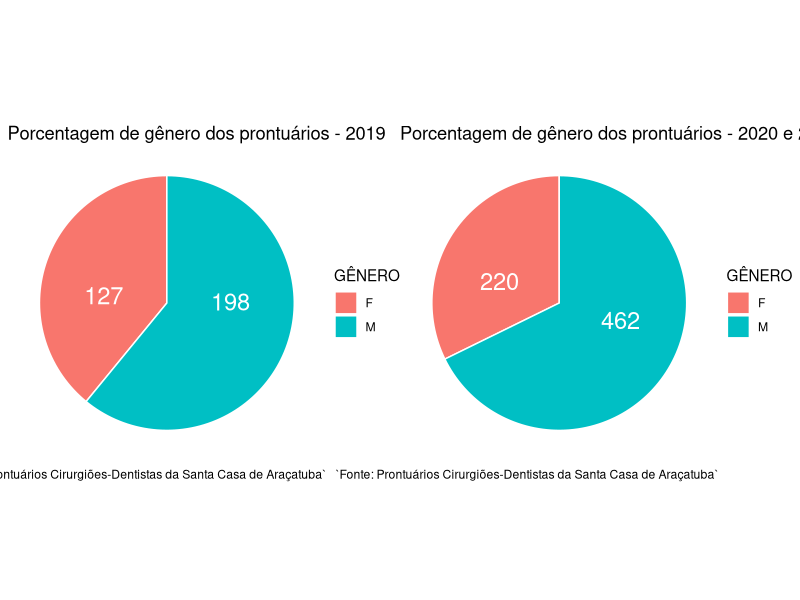
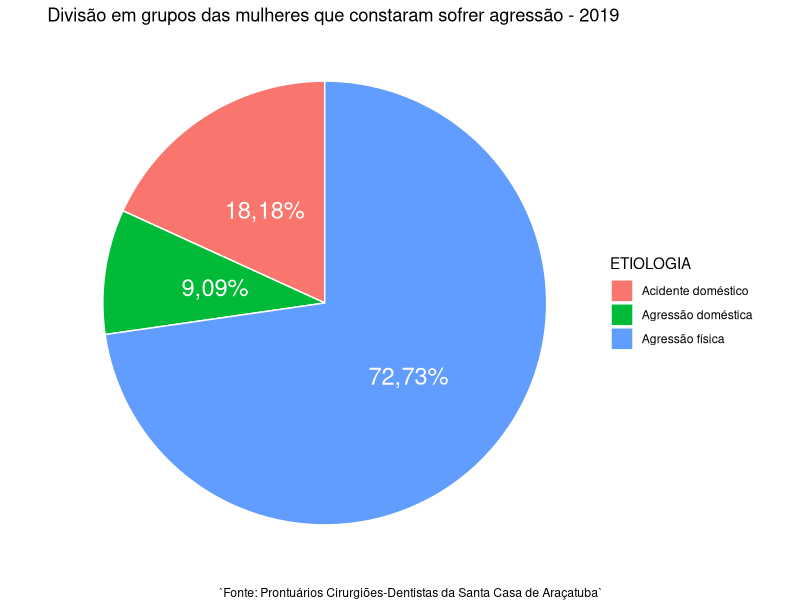
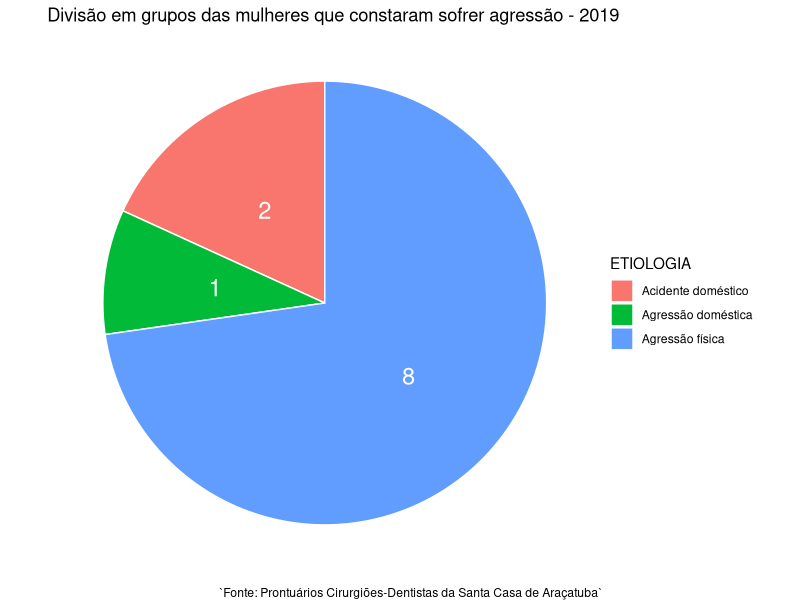
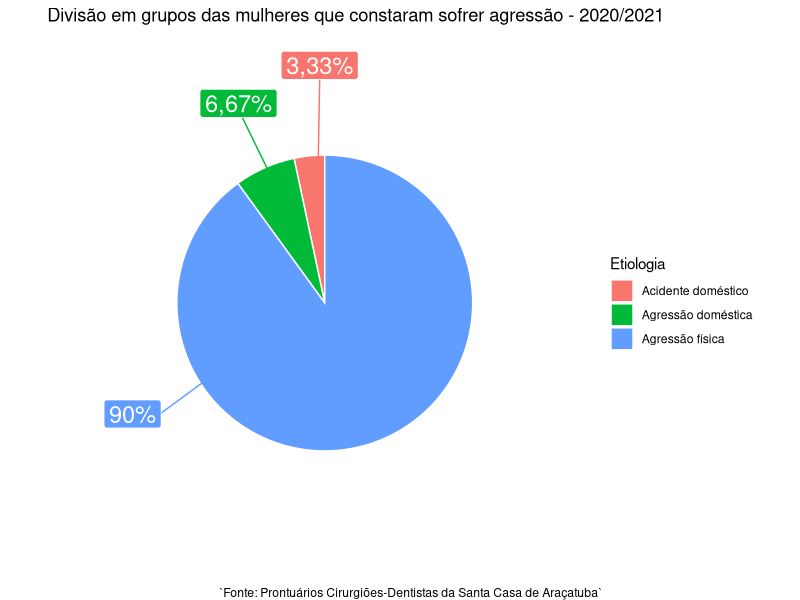
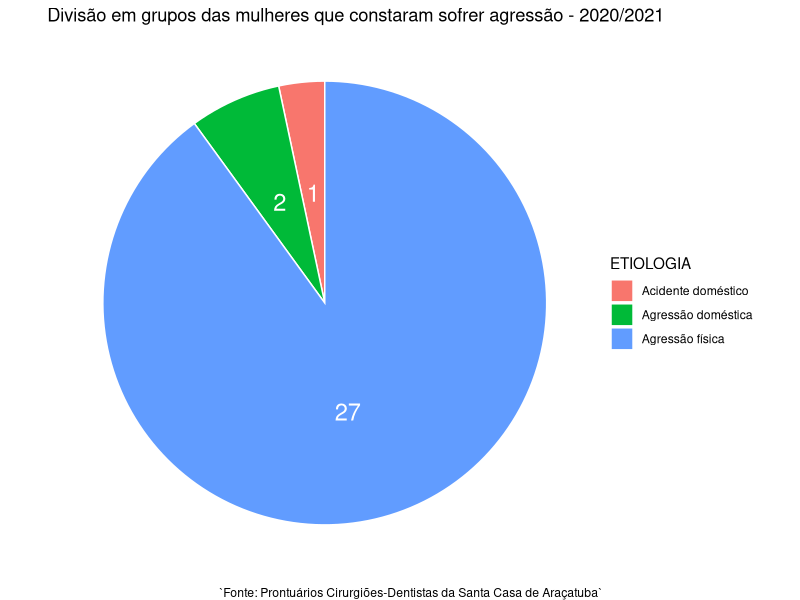
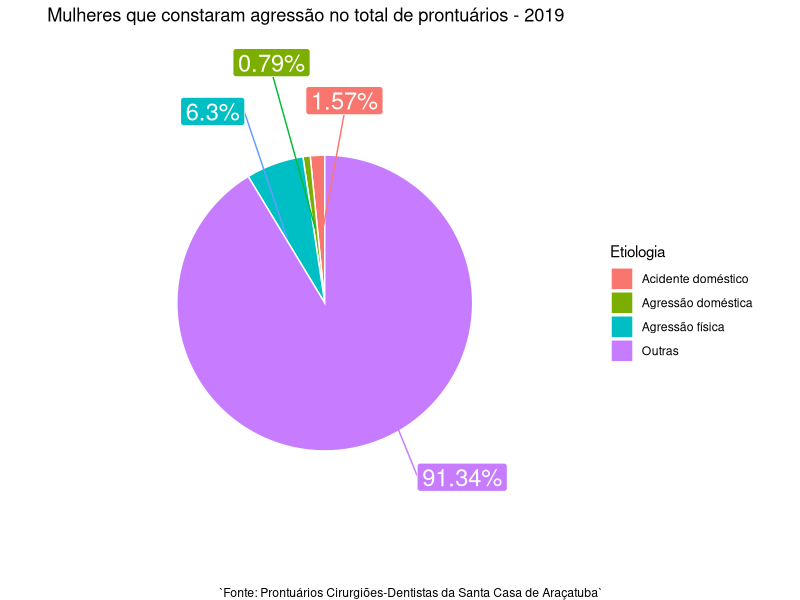
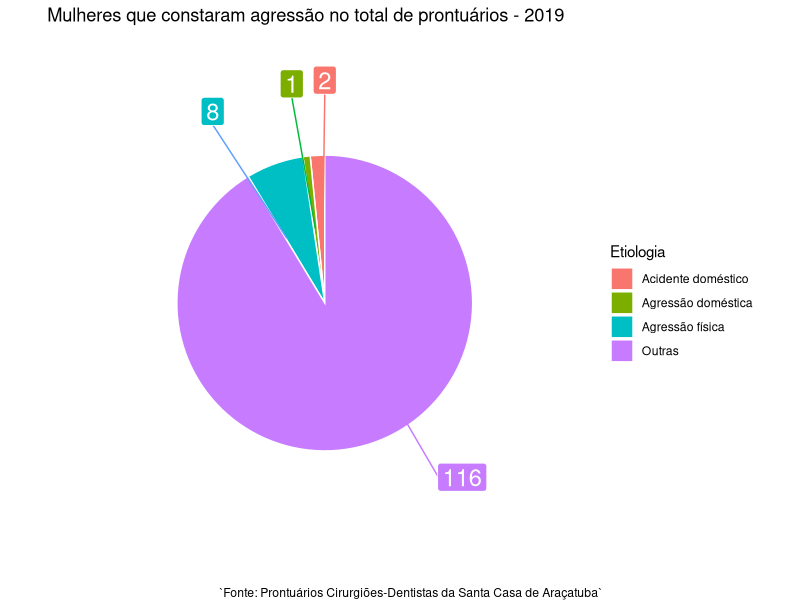
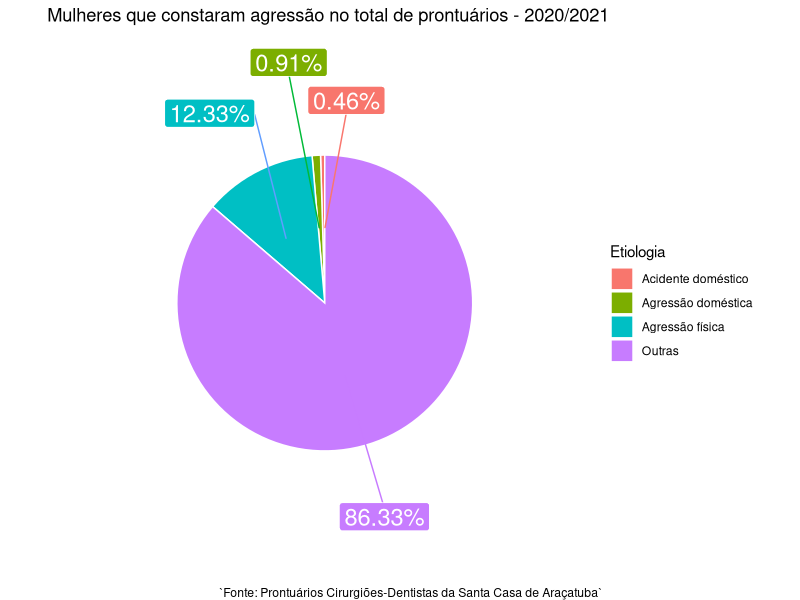

Recreate these plots in R, in order. (Note: this script raises an error after producing the figures.)
library(patchwork)
library(magrittr)
library(ggplot2)

# LENDO OS DADOS -----------------------------------------
## Rscript formatacao.R
dados <- readr::read_csv('dados.csv')
dplyr::glimpse(dados)


# FUNÇÕES -------------------------------------------------
mode <- function(x) {
  ux <- unique(x)
  ux[which.max(tabulate(match(x, ux)))]
}


# ANÁLISE ------------------------------------------------------

## porcentagem de prontuários por sexo
dados %>% 
  dplyr::filter(!is.na(GÊNERO), DATA == 2019) %>% 
  dplyr::group_by(GÊNERO) %>%
  dplyr::summarise(quantidade =  dplyr::n()) %>% 
  dplyr::mutate(pct = (quantidade / purrr::reduce(quantidade, `+`)) * 100) %>%
  dplyr::mutate(pctg = glue::glue("{round(pct, 2)}%") %>% stringr::str_replace("[.]", ",")) %>% 
  ggplot(aes(x="", y = quantidade, fill = GÊNERO)) +
  geom_bar(stat="identity", width=1, color = "white") +
  coord_polar("y", start=0) +
  theme_void() +
  geom_text(aes(y = c(250, 80), label = quantidade), color = "white", size = 6) +
  labs(
    title = "Porcentagem de gênero dos prontuários - 2019",
    caption = "`Fonte: Prontuários Cirurgiões-Dentistas da Santa Casa de Araçatuba`") +

dados %>% 
  dplyr::filter(!is.na(GÊNERO), DATA != 2019) %>% 
  dplyr::group_by(GÊNERO) %>%
  dplyr::summarise(quantidade =  dplyr::n()) %>% 
  dplyr::mutate(pct = (quantidade / purrr::reduce(quantidade, `+`)) * 100) %>%
  dplyr::mutate(pctg = glue::glue("{round(pct, 2)}%") %>% stringr::str_replace("[.]", ",")) %>% 
  ggplot(aes(x="", y = quantidade, fill = GÊNERO)) +
  geom_bar(stat="identity", width=1, color = "white") +
  coord_polar("y", start=0) +
  theme_void() +
  geom_text(aes(y = c(550, 200), label = quantidade), color = "white", size = 6) +
  labs(
    title = "Porcentagem de gênero dos prontuários - 2020 e 2021",
    caption = "`Fonte: Prontuários Cirurgiões-Dentistas da Santa Casa de Araçatuba`")

## Estatísticas básicas sobre as mulheres
dados %>%
  dplyr::filter(GÊNERO == "F") %>%
  dplyr::summarise(MÉDIA = mean(IDADE, na.rm = TRUE),
                   MEDIANA = median(IDADE, na.rm = TRUE),
                   MODA = mode(IDADE),
                   "DESVIO PADRÃO" = sd(IDADE, na.rm = TRUE)) 


## Mulheres que relataram agressão física, acidente doméstico, agressão fisica doméstica
## 2019 - PORCENTAGEM
dados %>% 
  dplyr::filter(GÊNERO == "F", DATA == 2019,
                ETIOLOGIA %in% c("Agressão física", "Agressão doméstica", "Acidente doméstico")) %>% 
  dplyr::group_by(ETIOLOGIA) %>%
  dplyr::summarise(QUANTIDADE = dplyr::n()) %>% 
  dplyr::mutate(pct = (QUANTIDADE / purrr::reduce(QUANTIDADE, `+`)) * 100) %>%
  dplyr::mutate(pctg = glue::glue("{round(pct, 2)}%") %>% stringr::str_replace("[.]", ",")) %>% 
  ggplot(aes(x="", y = QUANTIDADE, fill = ETIOLOGIA)) +
  geom_bar(stat="identity", width=1, color = "white") +
  coord_polar("y", start=0) +
  theme_void() +
  geom_text(aes(y = c(10, 8.5, 4), label = pctg), color = "white", size = 6) +
  labs(
    title = "Divisão em grupos das mulheres que constaram sofrer agressão - 2019",
    caption = "`Fonte: Prontuários Cirurgiões-Dentistas da Santa Casa de Araçatuba`")
  

## 2019 - QUANTIDADE
dados %>% 
  dplyr::filter(GÊNERO == "F", DATA == 2019,
                ETIOLOGIA %in% c("Agressão física", "Agressão doméstica", "Acidente doméstico")) %>% 
  dplyr::group_by(ETIOLOGIA) %>%
  dplyr::summarise(QUANTIDADE = dplyr::n()) %>% 
  dplyr::mutate(pct = (QUANTIDADE / purrr::reduce(QUANTIDADE, `+`)) * 100) %>%
  dplyr::mutate(pctg = glue::glue("{round(pct, 2)}%") %>% stringr::str_replace("[.]", ",")) %>% 
  ggplot(aes(x="", y = QUANTIDADE, fill = ETIOLOGIA)) +
  geom_bar(stat="identity", width=1, color = "white") +
  coord_polar("y", start=0) +
  theme_void() +
  geom_text(aes(y = c(10, 8.5, 4), label = QUANTIDADE), color = "white", size = 6) +
  labs(
    title = "Divisão em grupos das mulheres que constaram sofrer agressão - 2019",
    caption = "`Fonte: Prontuários Cirurgiões-Dentistas da Santa Casa de Araçatuba`")

## 2020 e 2021 - PORCENTAGEM
dados %>% 
  dplyr::filter(GÊNERO == "F", DATA != 2019,
                ETIOLOGIA %in% c("Agressão física", "Agressão doméstica", "Acidente doméstico")) %>% 
  dplyr::group_by(ETIOLOGIA) %>%
  dplyr::summarise(QUANTIDADE = dplyr::n()) %>% 
  dplyr::mutate(pct = (QUANTIDADE / purrr::reduce(QUANTIDADE, `+`)) * 100) %>%
  dplyr::mutate(pctg = glue::glue("{round(pct, 2)}%") %>% stringr::str_replace("[.]", ",")) %>% 
  ggplot(aes(x="", y = QUANTIDADE, fill = ETIOLOGIA)) +
  geom_bar(stat="identity", width=1, color = "white") +
  coord_polar("y", start = 0) +
  theme_void()  +
  ggrepel::geom_label_repel(aes(y = c(29.5, 28.3, 20), label = pctg),
                            size = 6,
                            nudge_x = 1,
                            show.legend = FALSE,
                            segment.color = c("#F9766E", "#01BA38","#619DFF"),
                            color = "white") +
  guides(fill = guide_legend(title = "Etiologia")) +
  labs(
    title = "Divisão em grupos das mulheres que constaram sofrer agressão - 2020/2021",
    caption = "`Fonte: Prontuários Cirurgiões-Dentistas da Santa Casa de Araçatuba`")

## 2020/2021 - QUANTIDADE
dados %>% 
  dplyr::filter(GÊNERO == "F", DATA != 2019,
                ETIOLOGIA %in% c("Agressão física", "Agressão doméstica", "Acidente doméstico")) %>% 
  dplyr::group_by(ETIOLOGIA) %>%
  dplyr::summarise(QUANTIDADE = dplyr::n()) %>% 
  dplyr::mutate(pct = (QUANTIDADE / purrr::reduce(QUANTIDADE, `+`)) * 100) %>%
  dplyr::mutate(pctg = glue::glue("{round(pct, 2)}%") %>% stringr::str_replace("[.]", ",")) %>% 
  ggplot(aes(x="", y = QUANTIDADE, fill = ETIOLOGIA)) +
  geom_bar(stat="identity", width=1, color = "white") +
  coord_polar("y", start=0) +
  theme_void() +
  geom_text(aes(y = c(29.5, 28, 14),
                label = QUANTIDADE), color = "white", size = 6) +
  labs(
    title = "Divisão em grupos das mulheres que constaram sofrer agressão - 2020/2021",
    caption = "`Fonte: Prontuários Cirurgiões-Dentistas da Santa Casa de Araçatuba`")

## AGRESSÕES PELO TOTAL
## 2019 - PORCENTAGEM
dados %>% 
  dplyr::filter(GÊNERO == "F", DATA == 2019, !is.na(ETIOLOGIA)) %>%
  dplyr::group_by(ETIOLOGIA) %>% 
  dplyr::summarise(N = dplyr::n()) %>%
  dplyr::mutate(TOTAL = sum(N)) %>% 
  dplyr::filter(ETIOLOGIA %in% c("Agressão física", "Agressão doméstica", "Acidente doméstico")) %>% 
  dplyr::mutate(PORCENTAGEM = N / TOTAL * 100) %>%
  dplyr::select(-TOTAL) %>%
  dplyr::add_row(ETIOLOGIA = "Outras", N = 116, PORCENTAGEM = 91.34) %>% 
  dplyr::mutate(STRING_PCT = paste0(round(PORCENTAGEM, 2), "%")) %>% 
  ggplot(aes(x="", y = N, fill = ETIOLOGIA)) +
  geom_bar(stat="identity", width=1, color = "white") +
  coord_polar("y", start = 0) +
  theme_void()  +
  ggrepel::geom_label_repel(aes(y = c(126.5, 124.5, 116.3, 50), label = STRING_PCT),
                            size = 6,
                            nudge_x = 1,
                            show.legend = FALSE,
                            segment.color = c("#F9766E", "#01BA38","#619DFF", "#C77BFF"),
                            color = "white") +
  guides(fill = guide_legend(title = "Etiologia")) +
  labs(
    title = "Mulheres que constaram agressão no total de prontuários - 2019",
    caption = "`Fonte: Prontuários Cirurgiões-Dentistas da Santa Casa de Araçatuba`")

## 2019 - QUANTIDADE
dados %>% 
  dplyr::filter(GÊNERO == "F", DATA == 2019, !is.na(ETIOLOGIA)) %>%
  dplyr::group_by(ETIOLOGIA) %>% 
  dplyr::summarise(N = dplyr::n()) %>%
  dplyr::mutate(TOTAL = sum(N)) %>% 
  dplyr::filter(ETIOLOGIA %in% c("Agressão física", "Agressão doméstica", "Acidente doméstico")) %>% 
  dplyr::mutate(PORCENTAGEM = N / TOTAL * 100) %>%
  dplyr::select(-TOTAL) %>%
  dplyr::add_row(ETIOLOGIA = "Outras", N = 116, PORCENTAGEM = 91.34) %>% 
  dplyr::mutate(STRING_PCT = paste0(round(PORCENTAGEM, 2), "%")) %>% 
  ggplot(aes(x="", y = N, fill = ETIOLOGIA)) +
  geom_bar(stat="identity", width=1, color = "white") +
  coord_polar("y", start = 0) +
  theme_void()  +
  ggrepel::geom_label_repel(aes(y = c(126.5, 124.5, 116.3, 50), label = N),
                            size = 6,
                            nudge_x = 1,
                            show.legend = FALSE,
                            segment.color = c("#F9766E", "#01BA38","#619DFF", "#C77BFF"),
                            color = "white") +
  guides(fill = guide_legend(title = "Etiologia")) +
  labs(
    title = "Mulheres que constaram agressão no total de prontuários - 2019",
    caption = "`Fonte: Prontuários Cirurgiões-Dentistas da Santa Casa de Araçatuba`")

## 2020/2021 - PORCENTAGEM
dados %>% 
  dplyr::filter(GÊNERO == "F", DATA != 2019, !is.na(ETIOLOGIA)) %>%
  dplyr::group_by(ETIOLOGIA) %>% 
  dplyr::summarise(N = dplyr::n()) %>%
  dplyr::mutate(TOTAL = sum(N)) %>% 
  dplyr::filter(ETIOLOGIA %in% c("Agressão física", "Agressão doméstica", "Acidente doméstico")) %>% 
  dplyr::mutate(PORCENTAGEM = N / TOTAL * 100) %>%
  dplyr::select(-TOTAL) %>%
  dplyr::add_row(ETIOLOGIA = "Outras", N = 189, PORCENTAGEM = 86.33) %>% 
  dplyr::mutate(STRING_PCT = paste0(round(PORCENTAGEM, 2), "%")) %>% 
  ggplot(aes(x="", y = N, fill = ETIOLOGIA)) +
  geom_bar(stat="identity", width=1, color = "white") +
  coord_polar("y", start = 0) +
  theme_void()  +
  ggrepel::geom_label_repel(aes(y = c(0, 216.5, 200, 100), label = STRING_PCT),
                            size = 6,
                            nudge_x = 1,
                            show.legend = FALSE,
                            segment.color = c("#F9766E", "#01BA38","#619DFF", "#C77BFF"),
                            color = "white") +
  guides(fill = guide_legend(title = "Etiologia")) +
  labs(
    title = "Mulheres que constaram agressão no total de prontuários - 2020/2021",
    caption = "`Fonte: Prontuários Cirurgiões-Dentistas da Santa Casa de Araçatuba`")


## 2020/2021 - QUANTIDADE
dados %>% 
  dplyr::filter(GÊNERO == "F", DATA != 2019, !is.na(ETIOLOGIA)) %>%
  dplyr::group_by(ETIOLOGIA) %>% 
  dplyr::summarise(N = dplyr::n()) %>%
  dplyr::mutate(TOTAL = sum(N)) %>% 
  dplyr::filter(ETIOLOGIA %in% c("Agressão física", "Agressão doméstica", "Acidente doméstico")) %>% 
  dplyr::mutate(PORCENTAGEM = N / TOTAL * 100) %>%
  dplyr::select(-TOTAL) %>%
  dplyr::add_row(ETIOLOGIA = "Outras", N = 189, PORCENTAGEM = 86.33) %>% 
  dplyr::mutate(STRING_PCT = paste0(round(PORCENTAGEM, 2), "%")) %>% 
  ggplot(aes(x="", y = N, fill = ETIOLOGIA)) +
  geom_bar(stat="identity", width=1, color = "white") +
  coord_polar("y", start = 0) +
  theme_void()  +
  ggrepel::geom_label_repel(aes(y = c(0, 216.5, 200, 100), label = N),
                            size = 6,
                            nudge_x = 1,
                            show.legend = FALSE,
                            segment.color = c("#F9766E", "#01BA38","#619DFF", "#C77BFF"),
                            color = "white") +
  guides(fill = guide_legend(title = "Etiologia")) +
  labs(
    title = "Mulheres que constaram agressão no total de prontuários - 2020/2021",
    caption = "`Fonte: Prontuários Cirurgiões-Dentistas da Santa Casa de Araçatuba`")


## FRATURAS ASSOCIADAS ÀS AGRESSÕES
find_fraturas <- function(fratura) {
  
  dados %>% 
    dplyr::filter(GÊNERO == "F", DATA != 2019,
                  ETIOLOGIA %in% c("Agressão física", "Agressão doméstica", "Acidente doméstico")) %>% 
    dplyr::pull(FRATURAS) %>% 
    stringr::str_to_lower() %>% 
    stringr:::str_detect(fratura) %>% 
    sum(na.rm = TRUE)
}

tibble::tibble(
  "OPN" = find_fraturas("opn"),
  "ÂNGULO" = find_fraturas("ângulo|angulo"),
  "MANDÍBULA" = find_fraturas("mandibula|mandíbula"),
  "CZO" = find_fraturas("czo"),
  "NASAL" = find_fraturas("nasal"),
  "CÔNDILO" = find_fraturas("condilo|côndilo"),
  "ALVEOLAR" = find_fraturas("alveolar"),
  "PARASSÍNFISE" = find_fraturas("parassínfise"),
  "ÓRBITA" = find_fraturas("órbita"),
  "NÃO" = find_fraturas("não|nao")) %>%
  dplyr::select(- NÃO) %>% 
  pivot_longer(
    cols = OPN:ÓRBITA,
    names_to = "FRATURAS") %>% 
  ggplot(aes(reorder(FRATURAS, desc(value)), factor(value))) +
  geom_bar(stat = "identity", fill = "#9194cb") +
  theme_minimal() +
  labs(
    x = "Fraturas",
    y = "Quantidade",
    title = "Fraturas associadas às agressões sofridas por mulheres",
    caption = "`Fonte: Prontuários Cirurgiões-Dentistas da Santa Casa de Araçatuba`")


## Grafico da quantidade de mulheres atendidas por ano
dados %>%
  dplyr::filter(GÊNERO == "F") %>%
  dplyr::group_by(DATA) %>% 
  dplyr::summarise(quantidade = dplyr::n()) %>% 
  ggplot(aes(DATA, quantidade)) +
  geom_bar(stat = 'identity', fill = '#ebd234') +
  theme_minimal() +
  labs(
    x = "Ano de atendimento",
    y = "Quantidade",
    title = "Mulheres atendidas na Santa Casa da Misericórdia de Araçatuba",
    caption = "`Fonte: Prontuários Cirurgiões-Dentistas da Santa Casa de Araçatuba`")


## Gráfico distribuição da idade das mulheres
dados %>%
  ggplot(aes(IDADE, color = GÊNERO)) +
  geom_density() +
  theme_minimal() +
  labs(
    x = "Idade",
    y = "Densidade",
    title = "Distribuição da idade por gênero",
    subtitle = "Pacientes atendidos na Santa Casa de Araçatuba",
    caption = "`Fonte: Prontuários Cirurgiões-Dentistas da Santa Casa de Araçatuba`") +
  
  ## Boxplot das idades das mulheres
  dados %>% 
  dplyr::filter(!is.na(GÊNERO)) %>% 
  ggplot(aes(x = GÊNERO, y = IDADE, fill = GÊNERO)) +
  geom_boxplot() +
  theme_minimal() +
  labs(
    x = "Gênero",
    y = "Idade",
    title = "Boxplot das idades por gênero",
    subtitle = "Pacientes atendidos na Santa Casa de Araçatuba",
    caption = "`Fonte: Prontuários Cirurgiões-Dentistas da Santa Casa de Araçatuba`")


## Por raça - total
da %>%
  dplyr::filter(!is.na(RAÇA)) %>% 
  dplyr::group_by(DATA, RAÇA) %>% 
  dplyr::summarise(quantidade = dplyr::n(), .groups = "drop") %>% 
  ggplot(aes(x = factor(DATA), y = quantidade, fill = RAÇA)) +
  geom_bar(stat = "identity", group = 1, position = "dodge") +
  theme_minimal() +
  labs(
    x = "Ano",
    y = "Quantidade",
    title = "Pessoas atendidas por ano",
    subtitle = "Atendidas na Santa Casa da Misericórdia de Araçatuba, dividas pela raça",
    caption = "`Fonte: Prontuários Cirurgiões-Dentistas da Santa Casa de Araçatuba`")


## Por raça - mulheres
da %>%
  dplyr::filter(!is.na(RAÇA), GÊNERO == "F") %>% 
  dplyr::group_by(DATA, RAÇA) %>% 
  dplyr::summarise(quantidade = dplyr::n(), .groups = "drop") %>% 
  ggplot(aes(x = factor(DATA), y = quantidade, fill = RAÇA)) +
  geom_bar(stat = "identity", group = 1, position = "dodge") +
  theme_minimal() +
  labs(
    x = "Ano",
    y = "Quantidade",
    title = "Mulheres atendidas por ano",
    subtitle = "Atendidas na Santa Casa da Misericórdia de Araçatuba, dividas pela raça",
    caption = "`Fonte: Prontuários Cirurgiões-Dentistas da Santa Casa de Araçatuba`")





## NÃO SEI
key_words <- "múltipla|multipla|rebordo|zigo|blow|complexa|nasal|opn|OPN" 

encontra_fratura <- function(fratura_associada){
  
  dados %>%
    dplyr::filter(GÊNERO == "F",
                  stringr::str_detect(FRATURAS, fratura_associada)) %>% 
    dplyr::summarise(quantidade = dplyr::n()) %>% 
    dplyr::pull(quantidade)
}


tibble::tibble(
  
  OPN = encontra_fratura("OPN|opn"),
  CZM = encontra_fratura("CZM|czm"),
  NASAL = encontra_fratura("nasal|Nasal"),
  ZIGO = encontra_fratura("zigo"),
  CZMO = encontra_fratura("czmo|CZMO")
)

## FEITO A MÃO PORQUE O CARA DISSE QUE SÃO ESSES DADOS
tibble::tibble(
  fraturas = c("Fratura nasal", 
               "Fratura de mandíbula", 
               "Fratura de zigomático",
               "Fratura em região frontal",
               "Fratura em região orbital",
               "Trauma dento alveolar",
               "Fratura de parietal e base de crânio (FAF)"),
  quantidade = c(10, 7, 5, 1, 1, 1, 1)) %>% 
  ggplot(aes(x = fraturas, y = factor(quantidade))) +
  geom_bar(stat = "identity", fill = "#9194cb") +
  coord_flip() +
  theme_minimal() +
  labs(
    x = "Fraturas",
    y = "Quantidade",
    title = "Fraturas associadas à agressão feminina - 2020/2021",
    caption = "`Fonte: Prontuários Cirurgiões-Dentistas da Santa Casa de Araçatuba`")

  
## DATAS
## datas (provavelmente) erradas!
## mto longo
dados %>% 
  dplyr::mutate(TEMPO = DATA_ALTA - DATA_TRAUMA) %>% 
  dplyr::filter(TEMPO > 0, !is.na(TEMPO)) %>%
  dplyr::top_n(1, TEMPO)

## voltou no tempo
dados %>% 
  dplyr::mutate(TEMPO = DATA_ALTA - DATA_TRAUMA) %>% 
  dplyr::filter(TEMPO < 0)


## durou mais dias == mais gasto do hospital
dados %>% 
  dplyr::mutate(TEMPO = DATA_ALTA - DATA_TRAUMA) %>%
  dplyr::filter(TEMPO > 0 , !is.na(TEMPO), TEMPO < 300) %>% 
  dplyr::group_by(ETIOLOGIA) %>%
  dplyr::summarise(TOTAL_DIAS = sum(TEMPO),
                   MÉDIA_DIAS = mean(TEMPO),
                   QUANTIDADE = dplyr::n()) %>%
  dplyr::filter(QUANTIDADE > 1) %>% 
  dplyr::top_n(10, MÉDIA_DIAS) %>% 
  dplyr::arrange(desc(MÉDIA_DIAS))

